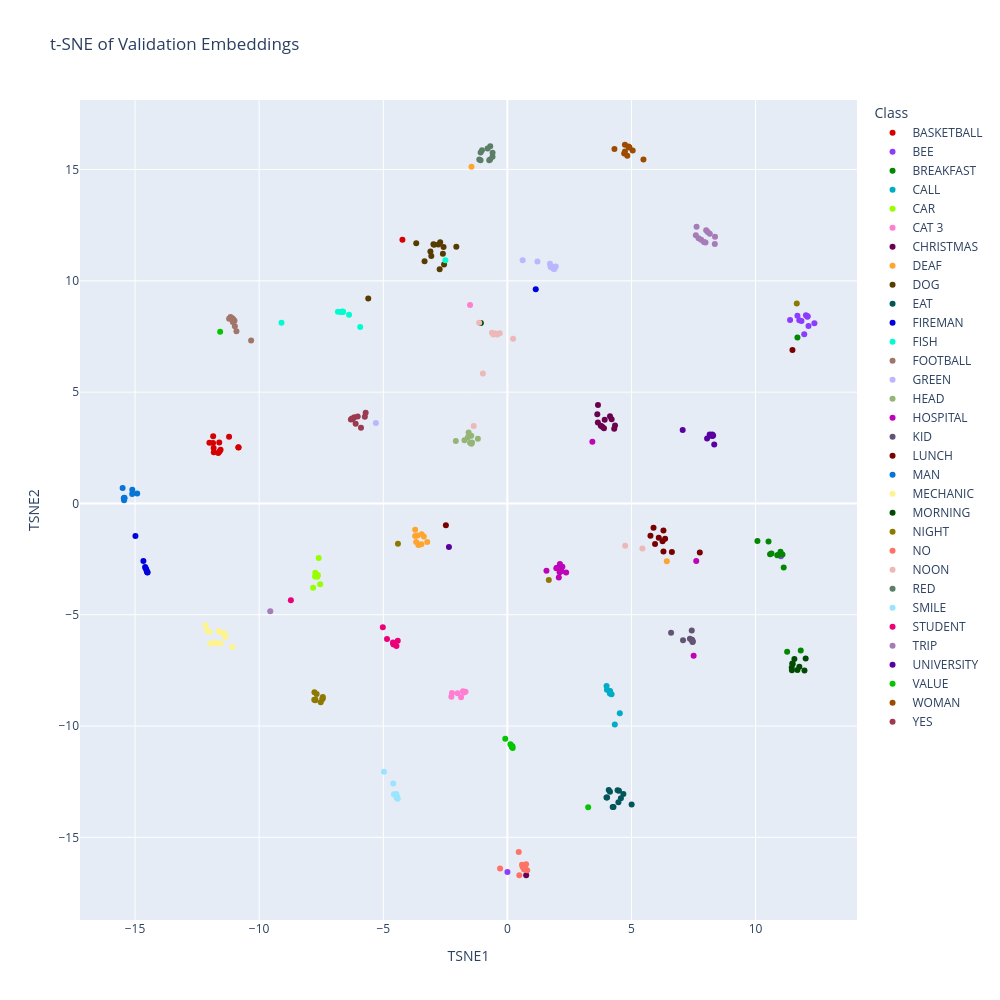

This figure's notebook cell:
### Code cell
embeddings = val["last_embeddings"]
labels = val["labels"]
id_to_label = val["id_to_label"]

class_names = [id_to_label[label] for label in labels]

tsne = TSNE(
    n_components=2,
    perplexity=30,
    learning_rate="auto",
    init="pca",
    random_state=42
)

embeddings_2d = tsne.fit_transform(embeddings)

df = pd.DataFrame({
    "TSNE1": embeddings_2d[:, 0],
    "TSNE2": embeddings_2d[:, 1],
    "Class": class_names
})

palette_32 = cc.glasbey[:32]

fig = px.scatter(
    df,
    x="TSNE1",
    y="TSNE2",
    color="Class",
    title="t-SNE of Validation Embeddings",
    width=1000,
    height=1000,
    color_discrete_sequence=palette_32
)

fig.show()

### Figure 1 — Plotly figure (JSON) as saved in the notebook; plotly's stock layout.template omitted (floating-point values rounded to 4 significant figures)
{"data": [{"hovertemplate": "Class=BASKETBALL<br>TSNE1=%{x}<br>TSNE2=%{y}<extra></extra>", "legendgroup": "BASKETBALL", "marker": {"color": "#d60000", "symbol": "circle"}, "mode": "markers", "name": "BASKETBALL", "orientation": "v", "showlegend": true, "type": "scatter", "x": [-12.0, -10.83, -4.227, -11.6, -11.65, -11.85, -11.21, -11.61, -11.83, -10.84, -11.83, -11.86, -11.55], "xaxis": "x", "y": [2.725, 2.517, 11.85, 2.336, 2.269, 3.014, 3.0, 2.737, 2.493, 2.525, 2.303, 2.714, 2.412], "yaxis": "y"}, {"hovertemplate": "Class=BEE<br>TSNE1=%{x}<br>TSNE2=%{y}<extra></extra>", "legendgroup": "BEE", "marker": {"color": "#8c3bff", "symbol": "circle"}, "mode": "markers", "name": "BEE", "orientation": "v", "showlegend": true, "type": "scatter", "x": [12.09, 11.85, 0.003149, 11.76, 11.96, 11.39, 12.03, 12.37, 12.13, 11.02, 11.69, 12.1], "xaxis": "x", "y": [8.385, 8.191, -16.56, 8.235, 7.595, 8.241, 8.45, 8.095, 7.975, -2.374, 8.437, 8.405], "yaxis": "y"}, {"hovertemplate": "Class=BREAKFAST<br>TSNE1=%{x}<br>TSNE2=%{y}<extra></extra>", "legendgroup": "BREAKFAST", "marker": {"color": "#018700", "symbol": "circle"}, "mode": "markers", "name": "BREAKFAST", "orientation": "v", "showlegend": true, "type": "scatter", "x": [10.58, 10.52, 10.08, 11.13, 10.87, 11.27, 11.82, 11.0, 11.69, 10.91, 10.64, 11.08], "xaxis": "x", "y": [-2.281, -1.708, -1.683, -2.877, -2.329, -6.661, -6.605, -2.169, 7.458, -2.314, -2.254, -2.29], "yaxis": "y"}, {"hovertemplate": "Class=CALL<br>TSNE1=%{x}<br>TSNE2=%{y}<extra></extra>", "legendgroup": "CALL", "marker": {"color": "#00acc6", "symbol": "circle"}, "mode": "markers", "name": "CALL", "orientation": "v", "showlegend": true, "type": "scatter", "x": [4.198, 4.13, 4.328, 4.116, 3.998, 4.012, 4.53, 4.129, 4.134], "xaxis": "x", "y": [-8.577, -8.45, -9.933, -8.44, -8.198, -8.37, -9.431, -8.536, -8.422], "yaxis": "y"}, {"hovertemplate": "Class=CAR<br>TSNE1=%{x}<br>TSNE2=%{y}<extra></extra>", "legendgroup": "CAR", "marker": {"color": "#97ff00", "symbol": "circle"}, "mode": "markers", "name": "CAR", "orientation": "v", "showlegend": true, "type": "scatter", "x": [-7.541, -7.639, -7.825, -7.644, -7.662, -7.737, -7.749, -7.671, -7.601], "xaxis": "x", "y": [-3.628, -3.21, -3.788, -3.252, -3.291, -3.11, -3.278, -3.261, -2.449], "yaxis": "y"}, {"hovertemplate": "Class=CAT 3<br>TSNE1=%{x}<br>TSNE2=%{y}<extra></extra>", "legendgroup": "CAT 3", "marker": {"color": "#ff7ed1", "symbol": "circle"}, "mode": "markers", "name": "CAT 3", "orientation": "v", "showlegend": true, "type": "scatter", "x": [-2.256, -1.503, -1.865, -1.786, -2.233, -1.75, -1.735, -1.685, -2.007], "xaxis": "x", "y": [-8.683, 8.913, -8.707, -8.434, -8.516, -8.495, -8.473, -8.463, -8.53], "yaxis": "y"}, {"hovertemplate": "Class=CHRISTMAS<br>TSNE1=%{x}<br>TSNE2=%{y}<extra></extra>", "legendgroup": "CHRISTMAS", "marker": {"color": "#6b004f", "symbol": "circle"}, "mode": "markers", "name": "CHRISTMAS", "orientation": "v", "showlegend": true, "type": "scatter", "x": [4.135, 3.646, 3.651, 3.922, 3.893, 4.338, 3.822, 4.201, 3.624, 4.305, 3.764, 0.7579], "xaxis": "x", "y": [3.922, 3.636, 4.417, 3.761, 3.376, 3.502, 3.448, 3.779, 4.006, 3.361, 3.492, -16.7], "yaxis": "y"}, {"hovertemplate": "Class=DEAF<br>TSNE1=%{x}<br>TSNE2=%{y}<extra></extra>", "legendgroup": "DEAF", "marker": {"color": "#ffa52f", "symbol": "circle"}, "mode": "markers", "name": "DEAF", "orientation": "v", "showlegend": true, "type": "scatter", "x": [6.424, -3.715, -3.546, -3.714, -3.583, -3.452, -1.445, -3.464, -3.365, -3.616, -3.228, -3.674], "xaxis": "x", "y": [-2.597, -1.468, -1.84, -1.187, -1.864, -1.383, 15.13, -1.836, -1.491, -1.444, -1.729, -1.733], "yaxis": "y"}, {"hovertemplate": "Class=DOG<br>TSNE1=%{x}<br>TSNE2=%{y}<extra></extra>", "legendgroup": "DOG", "marker": {"color": "#573b00", "symbol": "circle"}, "mode": "markers", "name": "DOG", "orientation": "v", "showlegend": true, "type": "scatter", "x": [-2.706, -3.099, -2.727, -2.597, -2.977, -2.55, -3.335, -5.605, -3.064, -2.782, -2.571, -3.672, -2.055, -2.949], "xaxis": "x", "y": [11.74, 11.32, 10.52, 11.22, 11.65, 10.73, 10.88, 9.205, 11.12, 11.63, 11.52, 11.69, 11.54, 11.62], "yaxis": "y"}, {"hovertemplate": "Class=EAT<br>TSNE1=%{x}<br>TSNE2=%{y}<extra></extra>", "legendgroup": "EAT", "marker": {"color": "#005659", "symbol": "circle"}, "mode": "markers", "name": "EAT", "orientation": "v", "showlegend": true, "type": "scatter", "x": [4.276, 5.007, 4.018, 4.243, 4.441, 4.135, 4.496, 4.474, 4.574, 4.085, 3.993, 4.674], "xaxis": "x", "y": [-13.64, -13.53, -13.21, -13.64, -12.88, -12.95, -12.91, -13.42, -13.24, -12.87, -13.21, -13.06], "yaxis": "y"}, {"hovertemplate": "Class=FIREMAN<br>TSNE1=%{x}<br>TSNE2=%{y}<extra></extra>", "legendgroup": "FIREMAN", "marker": {"color": "#0000dd", "symbol": "circle"}, "mode": "markers", "name": "FIREMAN", "orientation": "v", "showlegend": true, "type": "scatter", "x": [-14.66, -14.5, -14.59, -14.98, -14.52, -14.58, -14.55, 1.143, -14.5], "xaxis": "x", "y": [-2.583, -3.096, -2.85, -1.459, -3.044, -2.9, -2.959, 9.621, -3.099], "yaxis": "y"}, {"hovertemplate": "Class=FISH<br>TSNE1=%{x}<br>TSNE2=%{y}<extra></extra>", "legendgroup": "FISH", "marker": {"color": "#00fdcf", "symbol": "circle"}, "mode": "markers", "name": "FISH", "orientation": "v", "showlegend": true, "type": "scatter", "x": [-6.377, -2.497, -6.619, -9.099, -6.711, -6.628, -6.658, -6.827, -5.928], "xaxis": "x", "y": [8.472, 10.93, 8.603, 8.12, 8.603, 8.621, 8.615, 8.612, 7.922], "yaxis": "y"}, {"hovertemplate": "Class=FOOTBALL<br>TSNE1=%{x}<br>TSNE2=%{y}<extra></extra>", "legendgroup": "FOOTBALL", "marker": {"color": "#a17569", "symbol": "circle"}, "mode": "markers", "name": "FOOTBALL", "orientation": "v", "showlegend": true, "type": "scatter", "x": [-10.98, -11.15, -11.1, -11.05, -10.32, -10.99, -11.21, -10.91, -11.06], "xaxis": "x", "y": [7.96, 8.372, 8.326, 8.288, 7.32, 8.206, 8.296, 7.73, 8.152], "yaxis": "y"}, {"hovertemplate": "Class=GREEN<br>TSNE1=%{x}<br>TSNE2=%{y}<extra></extra>", "legendgroup": "GREEN", "marker": {"color": "#bcb6ff", "symbol": "circle"}, "mode": "markers", "name": "GREEN", "orientation": "v", "showlegend": true, "type": "scatter", "x": [1.854, 1.739, 1.95, -5.297, 1.717, 1.897, 1.212, 0.6164, 1.801, 1.808], "xaxis": "x", "y": [10.54, 10.63, 10.64, 3.612, 10.77, 10.54, 10.87, 10.93, 10.6, 10.62], "yaxis": "y"}, {"hovertemplate": "Class=HEAD<br>TSNE1=%{x}<br>TSNE2=%{y}<extra></extra>", "legendgroup": "HEAD", "marker": {"color": "#95b577", "symbol": "circle"}, "mode": "markers", "name": "HEAD", "orientation": "v", "showlegend": true, "type": "scatter", "x": [-1.188, -1.455, -2.077, -1.589, -1.502, -1.447, -1.424, -1.559, -1.728], "xaxis": "x", "y": [2.906, 3.037, 2.802, 2.972, 2.731, 2.684, 2.733, 3.192, 2.835], "yaxis": "y"}, {"hovertemplate": "Class=HOSPITAL<br>TSNE1=%{x}<br>TSNE2=%{y}<extra></extra>", "legendgroup": "HOSPITAL", "marker": {"color": "#bf03b8", "symbol": "circle"}, "mode": "markers", "name": "HOSPITAL", "orientation": "v", "showlegend": true, "type": "scatter", "x": [2.105, 2.074, 2.001, 1.576, 2.217, 7.61, 1.972, 7.505, 2.368, 2.177, 2.117, 3.425], "xaxis": "x", "y": [-3.088, -3.324, -2.888, -3.027, -2.839, -2.59, -2.913, -6.84, -3.104, -3.043, -2.724, 2.769], "yaxis": "y"}, {"hovertemplate": "Class=KID<br>TSNE1=%{x}<br>TSNE2=%{y}<extra></extra>", "legendgroup": "KID", "marker": {"color": "#645474", "symbol": "circle"}, "mode": "markers", "name": "KID", "orientation": "v", "showlegend": true, "type": "scatter", "x": [7.429, 7.078, 7.464, 7.439, 7.445, 7.355, 7.462, 7.463, 6.596], "xaxis": "x", "y": [-5.707, -6.152, -6.227, -6.12, -6.148, -6.081, -6.218, -6.182, -5.807], "yaxis": "y"}, {"hovertemplate": "Class=LUNCH<br>TSNE1=%{x}<br>TSNE2=%{y}<extra></extra>", "legendgroup": "LUNCH", "marker": {"color": "#790000", "symbol": "circle"}, "mode": "markers", "name": "LUNCH", "orientation": "v", "showlegend": true, "type": "scatter", "x": [6.1, 5.889, 6.356, 6.288, 5.765, 6.629, 5.95, 7.754, 6.253, 6.289, -2.477, 11.49], "xaxis": "x", "y": [-1.538, -1.091, -1.59, -2.154, -1.456, -2.184, -1.819, -2.202, -1.697, -1.216, -0.9806, 6.896], "yaxis": "y"}, {"hovertemplate": "Class=MAN<br>TSNE1=%{x}<br>TSNE2=%{y}<extra></extra>", "legendgroup": "MAN", "marker": {"color": "#0774d8", "symbol": "circle"}, "mode": "markers", "name": "MAN", "orientation": "v", "showlegend": true, "type": "scatter", "x": [-14.91, -15.44, -15.43, -15.43, -15.45, -15.5, -15.11, -15.12, -15.43], "xaxis": "x", "y": [0.4497, 0.146, 0.2171, 0.2558, 0.2284, 0.6893, 0.6125, 0.4245, 0.2473], "yaxis": "y"}, {"hovertemplate": "Class=MECHANIC<br>TSNE1=%{x}<br>TSNE2=%{y}<extra></extra>", "legendgroup": "MECHANIC", "marker": {"color": "#fdf490", "symbol": "circle"}, "mode": "markers", "name": "MECHANIC", "orientation": "v", "showlegend": true, "type": "scatter", "x": [-11.55, -11.78, -11.97, -11.73, -12.16, -11.08, -11.36, -11.56, -11.99, -11.4, -11.63, -12.1], "xaxis": "x", "y": [-6.284, -6.25, -6.287, -6.296, -5.469, -6.447, -6.009, -5.79, -5.76, -5.82, -5.738, -5.716], "yaxis": "y"}, {"hovertemplate": "Class=MORNING<br>TSNE1=%{x}<br>TSNE2=%{y}<extra></extra>", "legendgroup": "MORNING", "marker": {"color": "#004b00", "symbol": "circle"}, "mode": "markers", "name": "MORNING", "orientation": "v", "showlegend": true, "type": "scatter", "x": [11.5, 11.46, 11.76, 12.02, 11.56, -1.067, 11.97, 11.48, 11.69, 11.46], "xaxis": "x", "y": [-7.217, -7.491, -7.34, -6.961, -6.991, 8.102, -7.508, -7.19, -7.483, -7.369], "yaxis": "y"}, {"hovertemplate": "Class=NIGHT<br>TSNE1=%{x}<br>TSNE2=%{y}<extra></extra>", "legendgroup": "NIGHT", "marker": {"color": "#8e7900", "symbol": "circle"}, "mode": "markers", "name": "NIGHT", "orientation": "v", "showlegend": true, "type": "scatter", "x": [-7.734, -7.778, -7.435, 1.669, -7.446, -7.518, 11.66, -4.408, -7.739, -7.683, -7.772, -7.446], "xaxis": "x", "y": [-8.814, -8.817, -8.699, -3.435, -8.789, -8.931, 8.977, -1.807, -8.845, -8.565, -8.482, -8.754], "yaxis": "y"}, {"hovertemplate": "Class=NO<br>TSNE1=%{x}<br>TSNE2=%{y}<extra></extra>", "legendgroup": "NO", "marker": {"color": "#ff7266", "symbol": "circle"}, "mode": "markers", "name": "NO", "orientation": "v", "showlegend": true, "type": "scatter", "x": [0.6177, 0.7998, 0.4583, 0.4822, 0.7531, 0.5902, 0.7104, 0.6747, -0.2925], "xaxis": "x", "y": [-16.33, -16.48, -15.66, -16.7, -16.21, -16.23, -16.39, -16.44, -16.4], "yaxis": "y"}, {"hovertemplate": "Class=NOON<br>TSNE1=%{x}<br>TSNE2=%{y}<extra></extra>", "legendgroup": "NOON", "marker": {"color": "#edb8b8", "symbol": "circle"}, "mode": "markers", "name": "NOON", "orientation": "v", "showlegend": true, "type": "scatter", "x": [4.747, -0.9871, 0.2312, -0.4094, -1.135, 5.439, -1.358, -0.5632, -0.3052, -0.6189, -0.4826, -0.5202], "xaxis": "x", "y": [-1.897, 5.833, 7.395, 7.595, 8.119, -2.024, 3.478, 7.595, 7.643, 7.669, 7.634, 7.613], "yaxis": "y"}, {"hovertemplate": "Class=RED<br>TSNE1=%{x}<br>TSNE2=%{y}<extra></extra>", "legendgroup": "RED", "marker": {"color": "#5d7e66", "symbol": "circle"}, "mode": "markers", "name": "RED", "orientation": "v", "showlegend": true, "type": "scatter", "x": [-0.5957, -1.076, -0.6896, -0.7285, -1.131, -1.08, -0.7971, -0.5981, -1.022, -0.6939], "xaxis": "x", "y": [15.76, 15.76, 16.05, 15.42, 15.45, 15.42, 15.94, 15.58, 15.87, 15.45], "yaxis": "y"}, {"hovertemplate": "Class=SMILE<br>TSNE1=%{x}<br>TSNE2=%{y}<extra></extra>", "legendgroup": "SMILE", "marker": {"color": "#9ae4ff", "symbol": "circle"}, "mode": "markers", "name": "SMILE", "orientation": "v", "showlegend": true, "type": "scatter", "x": [-4.598, -4.441, -4.568, -4.414, -4.451, -4.465, -4.474, -4.971, -4.479], "xaxis": "x", "y": [-12.59, -13.22, -13.06, -13.26, -13.18, -13.22, -13.06, -12.05, -13.11], "yaxis": "y"}, {"hovertemplate": "Class=STUDENT<br>TSNE1=%{x}<br>TSNE2=%{y}<extra></extra>", "legendgroup": "STUDENT", "marker": {"color": "#eb0077", "symbol": "circle"}, "mode": "markers", "name": "STUDENT", "orientation": "v", "showlegend": true, "type": "scatter", "x": [-4.578, -4.849, -4.608, -4.569, -4.594, -4.468, -5.016, -8.722, -4.416], "xaxis": "x", "y": [-6.334, -6.093, -6.247, -6.303, -6.317, -6.403, -5.567, -4.348, -6.173], "yaxis": "y"}, {"hovertemplate": "Class=TRIP<br>TSNE1=%{x}<br>TSNE2=%{y}<extra></extra>", "legendgroup": "TRIP", "marker": {"color": "#a57bb8", "symbol": "circle"}, "mode": "markers", "name": "TRIP", "orientation": "v", "showlegend": true, "type": "scatter", "x": [8.157, 8.01, 7.807, 7.704, 7.917, 8.071, -9.552, 7.983, 8.365, 8.358, 7.594, 7.623], "xaxis": "x", "y": [12.12, 12.28, 11.84, 11.92, 11.74, 12.2, -4.843, 11.73, 11.99, 11.65, 12.05, 12.43], "yaxis": "y"}, {"hovertemplate": "Class=UNIVERSITY<br>TSNE1=%{x}<br>TSNE2=%{y}<extra></extra>", "legendgroup": "UNIVERSITY", "marker": {"color": "#5900a3", "symbol": "circle"}, "mode": "markers", "name": "UNIVERSITY", "orientation": "v", "showlegend": true, "type": "scatter", "x": [8.15, -2.353, 8.29, 8.047, 8.26, 8.252, 7.063, 8.195, 8.334, 8.26], "xaxis": "x", "y": [3.1, -1.958, 3.054, 2.916, 3.07, 3.098, 3.296, 3.047, 2.65, 3.035], "yaxis": "y"}, {"hovertemplate": "Class=VALUE<br>TSNE1=%{x}<br>TSNE2=%{y}<extra></extra>", "legendgroup": "VALUE", "marker": {"color": "#03c600", "symbol": "circle"}, "mode": "markers", "name": "VALUE", "orientation": "v", "showlegend": true, "type": "scatter", "x": [0.1795, 0.2032, -0.08389, -11.57, 0.2138, 3.256, 0.1674, 0.1252, 0.1847], "xaxis": "x", "y": [-10.93, -10.91, -10.57, 7.718, -10.98, -13.65, -10.9, -10.82, -10.93], "yaxis": "y"}, {"hovertemplate": "Class=WOMAN<br>TSNE1=%{x}<br>TSNE2=%{y}<extra></extra>", "legendgroup": "WOMAN", "marker": {"color": "#9e4b00", "symbol": "circle"}, "mode": "markers", "name": "WOMAN", "orientation": "v", "showlegend": true, "type": "scatter", "x": [5.483, 5.049, 4.707, 4.916, 4.315, 4.832, 4.738, 4.877, 4.736, 4.905], "xaxis": "x", "y": [15.45, 15.86, 15.72, 15.99, 15.93, 15.62, 15.81, 16.03, 16.11, 16.01], "yaxis": "y"}, {"hovertemplate": "Class=YES<br>TSNE1=%{x}<br>TSNE2=%{y}<extra></extra>", "legendgroup": "YES", "marker": {"color": "#9c3b4f", "symbol": "circle"}, "mode": "markers", "name": "YES", "orientation": "v", "showlegend": true, "type": "scatter", "x": [-6.162, -6.028, -6.111, -6.26, -6.303, -5.742, -5.897, -5.708, -6.235], "xaxis": "x", "y": [3.877, 3.907, 3.577, 3.813, 3.768, 3.899, 3.397, 4.076, 3.781], "yaxis": "y"}], "layout": {"height": 1000, "legend": {"title": {"text": "Class"}, "tracegroupgap": 0}, "title": {"text": "t-SNE of Validation Embeddings"}, "width": 1000, "xaxis": {"anchor": "y", "domain": [0, 1], "title": {"text": "TSNE1"}}, "yaxis": {"anchor": "x", "domain": [0, 1], "title": {"text": "TSNE2"}}}}
